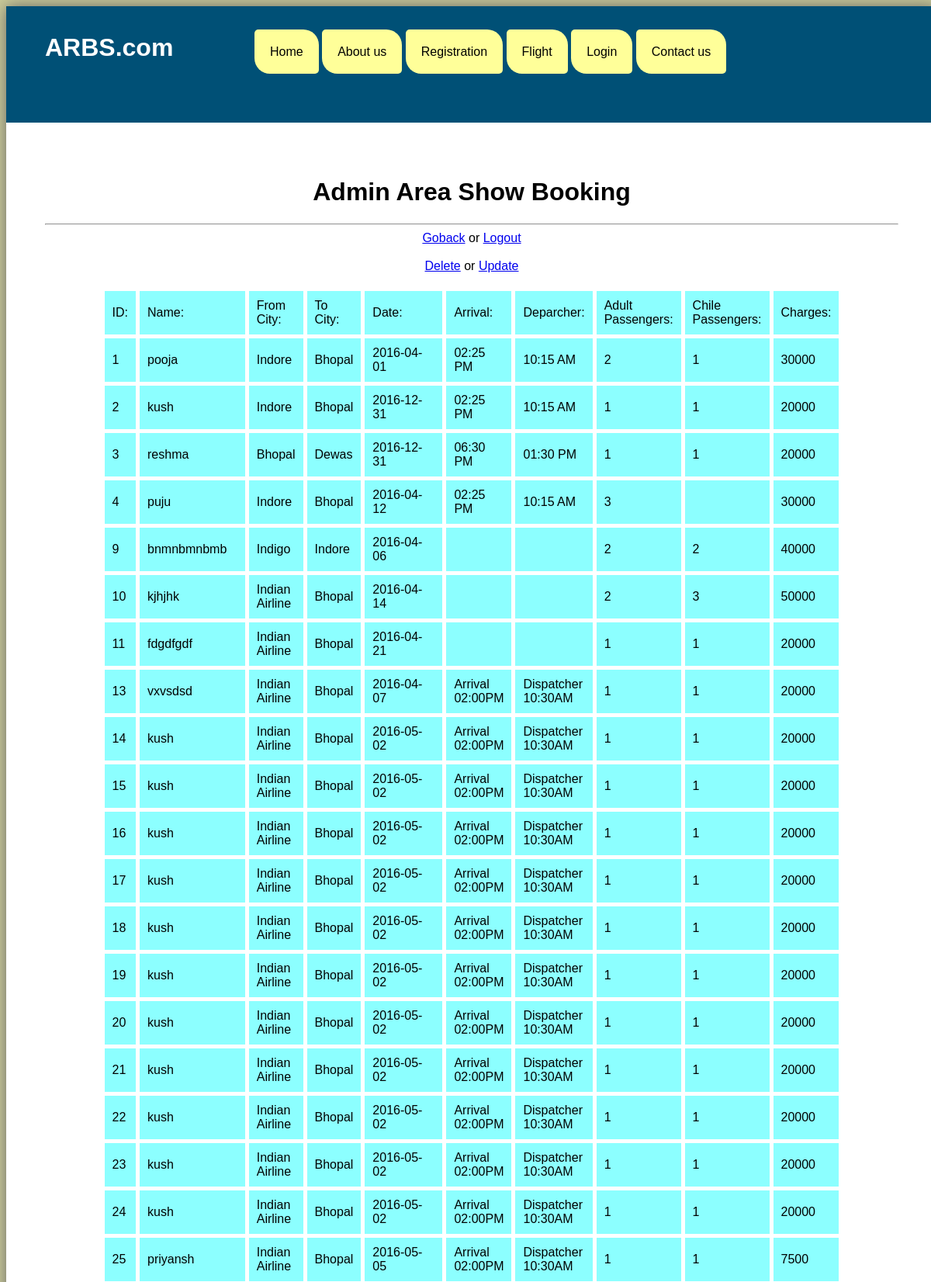
The app's page /flight_final/bookpage.php (signed in, upper part) with its own data.
### tables this page shows
CREATE TABLE IF NOT EXISTS book (
  id int(11) NOT NULL AUTO_INCREMENT,
  name varchar(20) NOT NULL,
  frmcity varchar(50) NOT NULL,
  tocity varchar(50) NOT NULL,
  timing varchar(50) NOT NULL,
  avtime varchar(50) NOT NULL,
  dptime varchar(50) NOT NULL,
  pas varchar(50) NOT NULL,
  chpass varchar(50) NOT NULL,
  charges varchar(50) NOT NULL,
  PRIMARY KEY (id)
);

### flight_final/bookpage.php (the view, shortened to what this page needs)
<!DOCTYPE html PUBLIC "-//W3C//DTD XHTML 1.0 Transitional//EN" "http://www.w3.org/TR/xhtml1/DTD/xhtml1-transitional.dtd">
<html xmlns="http://www.w3.org/1999/xhtml">
<head>
<link href="style.css" type="text/css" rel="stylesheet">
</head>
<body>
<div class="main">
<div class="header">
<h1>ARBS.com</h1>
<div class="menu">
<ul>
<li><a href="index.php">Home</a></li>
<li><a href="about.php">About us</a></li>
<li><a href="reg.php">Registration</a></li>
<li><a href="flights.php">Flight</a></li>
<li><a href="log.php">Login</a></li>
<li><a href="contact.php">Contact us</a></li>
</ul>
</div>
</div>
<div class="mid">
<center>
<h1>Admin Area Show Booking	</h1>
<hr>
<a href="ad.php">Goback</a>
or
<a href="out.php">Logout</a>
<br />
<br />
<a href="del.php">Delete</a>
or
<a href="upd.php">Update</a>
<br />
<br />
<table border="0" width="900" cellspacing="5" class="show">
<tr>
<td>ID:</td>
<td>Name:</td>
<td>From City:</td>
<td>To City:</td>
<td>Date:</td>
<td>Arrival:</td>
<td width="120">Deparcher:</td>
<td width="70">Adult<br />Passengers:</td>
<td width="70">Chile<br />Passengers:</td>
<td>Charges:</td>
</tr>
<?php
include("conn.php");
$q="select * from book";
$w=mysqli_query($conn,$q);
while($row=mysqli_fetch_array($w)):
?>
<tr>
<td><?php echo $row[0]; ?></td>
<td><?php echo $row[1]; ?></td>
<td><?php echo $row[2]; ?></td>
<td><?php echo $row[3]; ?></td>
<td><?php echo $row[4]; ?></td>
<td><?php echo $row[5]; ?></td>
<td><?php echo $row[6]; ?></td>
<td><?php echo $row[7]; ?></td>
<td><?php echo $row[8]; ?></td>
<td><?php echo $row[9]; ?></td>
</tr>
<?php
endwhile;
?>
</table>
</center>
</div>
</div>
</body>
</html>

### flight_final/style.css (style rules this page uses)
* { font-family:Verdana, Geneva, sans-serif !important; }
body { background:#CC9; }
.main { margin:auto; width:1200px; height:auto; background:#FFF; box-shadow:0 0 20px #666; }
.header { height:150px; background:#005076; }
.mid { height:auto; background:#FFF; }
.header h1 { margin:auto; position:absolute; color:#FFF; margin-left:50px; margin-top:35px; }
.menu ul { margin:auto; list-style:none; margin-left:280px; margin-top:50px; position:absolute; }
.menu li { display:inline; background:#FF9; padding:20px; border-radius: 5px 20px 5px 20px; transition:background 1s, border-radius 1s; }
.menu a { color:#000; text-decoration:none; font-family:Verdana, Geneva, sans-serif; }
td { background:#8CFFFF !important; padding:10px; font-size:16px; }

### flight_final/bookpage.php (style rules this page uses)
.mid { padding:50px; }
td { background:#CCC; }

### records on screen
book: id "1", name "pooja", frmcity "Indore", tocity "Bhopal", timing "2016-04-01", avtime "02:25 PM", dptime "10:15 AM", pas "2", chpass "1", charges "30000"
book: id "2", name "kush", frmcity "Indore", tocity "Bhopal", timing "2016-12-31", avtime "02:25 PM", dptime "10:15 AM", pas "1", chpass "1", charges "20000"
book: id "3", name "reshma", frmcity "Bhopal", tocity "Dewas", timing "2016-12-31", avtime "06:30 PM", dptime "01:30 PM", pas "1", chpass "1", charges "20000"
book: id "4", name "puju", frmcity "Indore", tocity "Bhopal", timing "2016-04-12", avtime "02:25 PM", dptime "10:15 AM", pas "3", charges "30000"
book: id "9", name "bnmnbmnbmb", frmcity "Indigo", tocity "Indore", timing "2016-04-06", pas "2", chpass "2", charges "40000"
book: id "10", name "kjhjhk", frmcity "Indian Airline", tocity "Bhopal", timing "2016-04-14", pas "2", chpass "3", charges "50000"
book: id "11", name "fdgdfgdf", frmcity "Indian Airline", tocity "Bhopal", timing "2016-04-21", pas "1", chpass "1", charges "20000"
book: id "13", name "vxvsdsd", frmcity "Indian Airline", tocity "Bhopal", timing "2016-04-07", avtime "Arrival 02:00PM", dptime "Dispatcher 10:30AM", pas "1", chpass "1", charges "20000"
book: id "14", name "kush", frmcity "Indian Airline", tocity "Bhopal", timing "2016-05-02", avtime "Arrival 02:00PM", dptime "Dispatcher 10:30AM", pas "1", chpass "1", charges "20000"
book: id "15", name "kush", frmcity "Indian Airline", tocity "Bhopal", timing "2016-05-02", avtime "Arrival 02:00PM", dptime "Dispatcher 10:30AM", pas "1", chpass "1", charges "20000"
book: id "16", name "kush", frmcity "Indian Airline", tocity "Bhopal", timing "2016-05-02", avtime "Arrival 02:00PM", dptime "Dispatcher 10:30AM", pas "1", chpass "1", charges "20000"
book: id "17", name "kush", frmcity "Indian Airline", tocity "Bhopal", timing "2016-05-02", avtime "Arrival 02:00PM", dptime "Dispatcher 10:30AM", pas "1", chpass "1", charges "20000"
book: id "18", name "kush", frmcity "Indian Airline", tocity "Bhopal", timing "2016-05-02", avtime "Arrival 02:00PM", dptime "Dispatcher 10:30AM", pas "1", chpass "1", charges "20000"
book: id "19", name "kush", frmcity "Indian Airline", tocity "Bhopal", timing "2016-05-02", avtime "Arrival 02:00PM", dptime "Dispatcher 10:30AM", pas "1", chpass "1", charges "20000"
book: id "20", name "kush", frmcity "Indian Airline", tocity "Bhopal", timing "2016-05-02", avtime "Arrival 02:00PM", dptime "Dispatcher 10:30AM", pas "1", chpass "1", charges "20000"
book: id "21", name "kush", frmcity "Indian Airline", tocity "Bhopal", timing "2016-05-02", avtime "Arrival 02:00PM", dptime "Dispatcher 10:30AM", pas "1", chpass "1", charges "20000"
book: id "22", name "kush", frmcity "Indian Airline", tocity "Bhopal", timing "2016-05-02", avtime "Arrival 02:00PM", dptime "Dispatcher 10:30AM", pas "1", chpass "1", charges "20000"
book: id "23", name "kush", frmcity "Indian Airline", tocity "Bhopal", timing "2016-05-02", avtime "Arrival 02:00PM", dptime "Dispatcher 10:30AM", pas "1", chpass "1", charges "20000"
book: id "24", name "kush", frmcity "Indian Airline", tocity "Bhopal", timing "2016-05-02", avtime "Arrival 02:00PM", dptime "Dispatcher 10:30AM", pas "1", chpass "1", charges "20000"
book: id "25", name "priyansh", frmcity "Indian Airline", tocity "Bhopal", timing "2016-05-05", avtime "Arrival 02:00PM", dptime "Dispatcher 10:30AM", pas "1", chpass "1", charges "7500"
